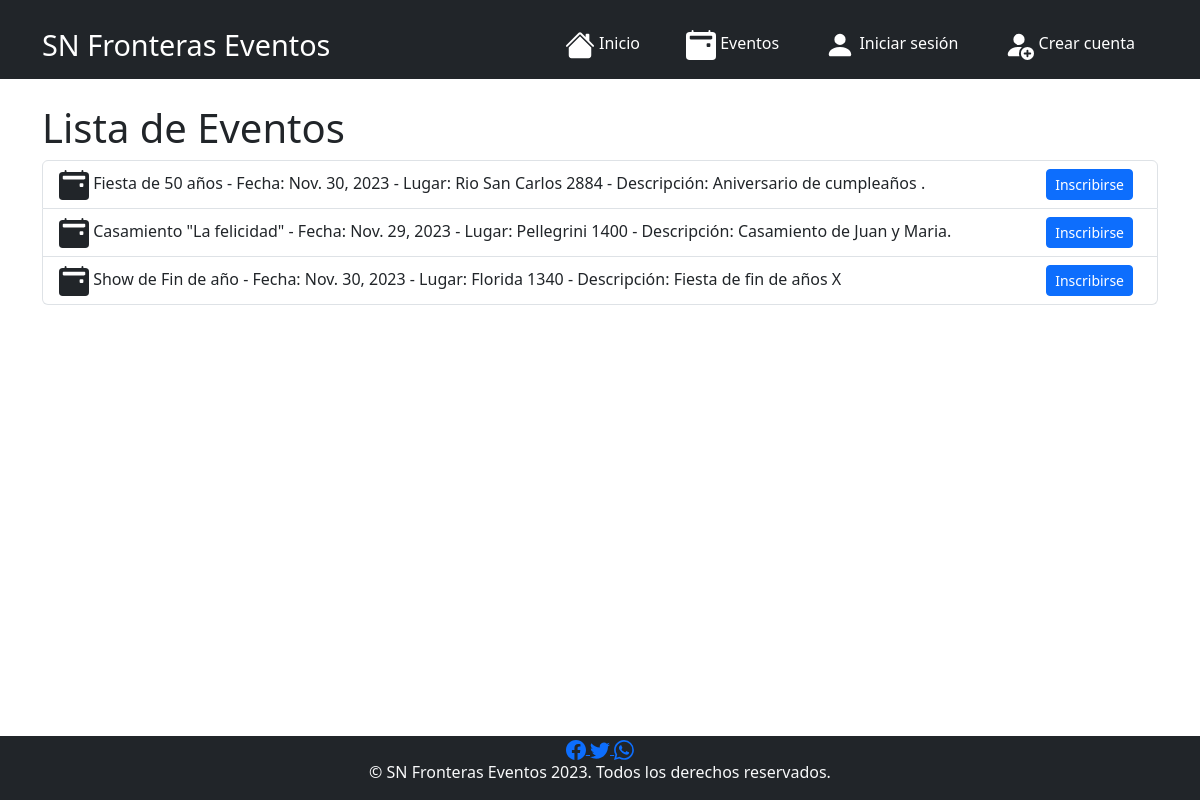
Page /evento/ on the earlier database version.
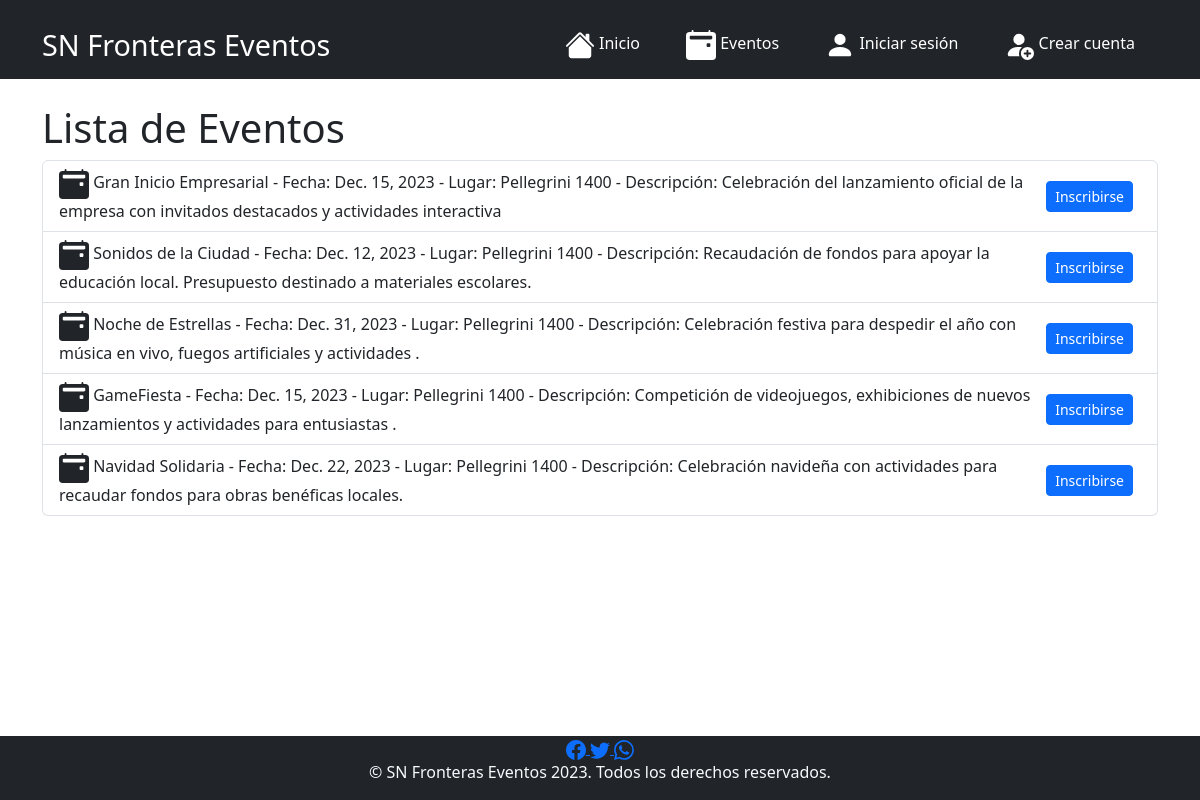
Same page on the later database version.
### evento_app/models.py (models this page shows)
class Evento(models.Model):
    nombre_evento = models.CharField(max_length=30)
    fecha_evento = models.DateField()
    lugar_evento = models.CharField(max_length=30)
    descripcion_evento = models.CharField(max_length=100)
    presupuesto_evento = models.BigIntegerField()
    id = models.BigAutoField(primary_key=True)

### evento_app/views.py (the view)
# urls.py: path('evento/', views.listar_eventos, name='evento'),
def listar_eventos(request):
    eventos = Evento.objects.all()
    return render(request, 'evento.html', {'eventos': eventos})

### evento_app/templates/evento.html (shortened to what this page needs)
{% extends "base.html" %}
{% block body %}
<div class="container mt-4">
    <h1>Lista de Eventos</h1>
    <ul class="list-group">
        {% for evento in eventos %}
        <li class="list-group-item d-flex justify-content-between align-items-center">
            <span>
                 {{ evento.nombre_evento }} - Fecha: {{ evento.fecha_evento }} - Lugar: {{ evento.lugar_evento }} - Descripción: {{ evento.descripcion_evento }}
            </span>
            <a href="{% url 'inscribirse_evento' evento.id %}" class="btn btn-primary btn-sm me-2">Inscribirse</a>
        </li>
        {% endfor %}
    </ul>
</div>
{% endblock %}

### evento_app/templates/base.html (shortened to what this page needs)
{% load static %}
<!DOCTYPE html>
<html lang="en">
<head>
    <link rel="stylesheet" href="{% static 'css/styles.css' %}">
    <link href="https://cdn.jsdelivr.net/npm/bootstrap@5.3.2/dist/css/bootstrap.min.css" rel="stylesheet">
</head>
<body>
    <nav class="navbar navbar-expand-lg navbar-dark bg-dark">
        <div class="container">
            <a id="titulo_nave" class="navbar-brand" href="/">SN Fronteras Eventos</a>
            <div class="collapse navbar-collapse" id="navbarNav">
                <ul class="navbar-nav ms-auto">
                    <li class="nav-item">
                        <a class="nav-link" href="/">    Inicio</a>
                    </li>
                    <li class="nav-item">
                        <a class="nav-link" href="{% url 'evento' %}"> Eventos</a>
                    </li>
                    {% if user.is_authenticated %}
                        <li class="nav-item">
                            <a class="nav-link" href="{% url 'logout' %}"><svg xmlns="http://www.w3.org/2000/svg" width="30" height="30" fill="currentColor" class="bi bi-box-arrow-in-right" viewBox="0 0 16 16">
                                <path fill-rule="evenodd" d="M6 3.5a.5.5 0 0 1 .5-.5h8a.5.5 0 0 1 .5.5v9a.5.5 0 0 1-.5.5h-8a.5.5 0 0 1-.5-.5v-2a.5.5 0 0 0-1 0v2A1.5 1.5 0 0 0 6.5 14h8a1.5 1.5 0 0 0 1.5-1.5v-9A1.5 1.5 0 0 0 14.5 2h-8A1.5 1.5 0 0 0 5 3.5v2a.5.5 0 0 0 1 0v-2z"/>
                                <path fill-rule="evenodd" d="M11.854 8.354a.5.5 0 0 0 0-.708l-3-3a.5.5 0 1 0-.708.708L10.293 7.5H1.5a.5.5 0 0 0 0 1h8.793l-2.147 2.146a.5.5 0 0 0 .708.708l3-3z"/>
                              </svg> Cerrar sesión</a>
                        </li>
                        <li class="nav-item">
                            <a class="nav-link" href="{% url 'perfil_info'%}"><svg xmlns="http://www.w3.org/2000/svg" width="30" height="30" fill="currentColor" class="bi bi-person-fill-check" viewBox="0 0 16 16">
                                <path d="M12.5 16a3.5 3.5 0 1 0 0-7 3.5 3.5 0 0 0 0 7Zm1.679-4.493-1.335 2.226a.75.75 0 0 1-1.174.144l-.774-.773a.5.5 0 0 1 .708-.708l.547.548 1.17-1.951a.5.5 0 1 1 .858.514ZM11 5a3 3 0 1 1-6 0 3 3 0 0 1 6 0Z"/>
                                <path d="M2 13c0 1 1 1 1 1h5.256A4.493 4.493 0 0 1 8 12.5a4.49 4.49 0 0 1 1.544-3.393C9.077 9.038 8.564 9 8 9c-5 0-6 3-6 4Z"/>
                              </svg>  {{ user.username }}</a>
                        </li>
                    {% else %}
                        <li class="nav-item">
                            <a class="nav-link" href="{% url 'inicio_sesion' %}"><svg xmlns="http://www.w3.org/2000/svg" width="30" height="30" fill="currentColor" class="bi bi-person-fill" viewBox="0 0 16 16">
                                <path d="M3 14s-1 0-1-1 1-4 6-4 6 3 6 4-1 1-1 1H3Zm5-6a3 3 0 1 0 0-6 3 3 0 0 0 0 6Z"/>
                              </svg> Iniciar sesión</a>
                        </li>
                        <li class="nav-item">
                            <a class="nav-link" href="{% url 'registro' %}"> Crear cuenta</a>
                        </li>
                    {% endif %}
                </ul>
            </div>
        </div>
    </nav>
    {% block body %}{% endblock %}
</body>
<footer class="bg-dark text-light text-center py-0 fixed-bottom">
    <a href="https://www.facebook.com" target="_blanck"> </a>
    <a href="https://www.twitter.com" target="_blanck">  </a>
    <a href="https://wa.me/qr/ZKGWS3FKKBUUE1" target="_blanck"></a>
    <p>&copy; SN Fronteras Eventos 2023. Todos los derechos reservados.</p>
</footer>
</html>

### evento_app/static/css/styles.css (style rules this page uses)
.container { margin-top: 10px; }
.navbar { background-color: #343a40; border-bottom: 1px solid #ffffff; }
#titulo_nave { font-size: 1.8rem; }
.navbar-nav .nav-link { color: #ffffff; margin: 0 15px; }

Differences in the rows shown:
removed Evento: nombre_evento "Fiesta de 50 años", fecha_evento "Nov. 30, 2023", lugar_evento "Rio San Carlos 2884", descripcion_evento "Aniversario de cumpleaños ."
removed Evento: nombre_evento "Casamiento \"La felicidad\"", fecha_evento "Nov. 29, 2023", lugar_evento "Pellegrini 1400", descripcion_evento "Casamiento de Juan y Maria."
removed Evento: nombre_evento "Show de Fin de año", fecha_evento "Nov. 30, 2023", lugar_evento "Florida 1340", descripcion_evento "Fiesta de fin de años X"
added Evento: nombre_evento "Gran Inicio Empresarial", fecha_evento "Dec. 15, 2023", lugar_evento "Pellegrini 1400", descripcion_evento "Celebración del lanzamiento oficial de la empresa con invitados destacados y actividades interactiva"
added Evento: nombre_evento "Sonidos de la Ciudad", fecha_evento "Dec. 12, 2023", lugar_evento "Pellegrini 1400", descripcion_evento "Recaudación de fondos para apoyar la educación local. Presupuesto destinado a materiales escolares."
added Evento: nombre_evento "Noche de Estrellas", fecha_evento "Dec. 31, 2023", lugar_evento "Pellegrini 1400", descripcion_evento "Celebración festiva para despedir el año con música en vivo, fuegos artificiales y actividades ."
added Evento: nombre_evento "GameFiesta", fecha_evento "Dec. 15, 2023", lugar_evento "Pellegrini 1400", descripcion_evento "Competición de videojuegos, exhibiciones de nuevos lanzamientos y actividades para entusiastas ."
added Evento: nombre_evento "Navidad Solidaria", fecha_evento "Dec. 22, 2023", lugar_evento "Pellegrini 1400", descripcion_evento "Celebración navideña con actividades para recaudar fondos para obras benéficas locales."
